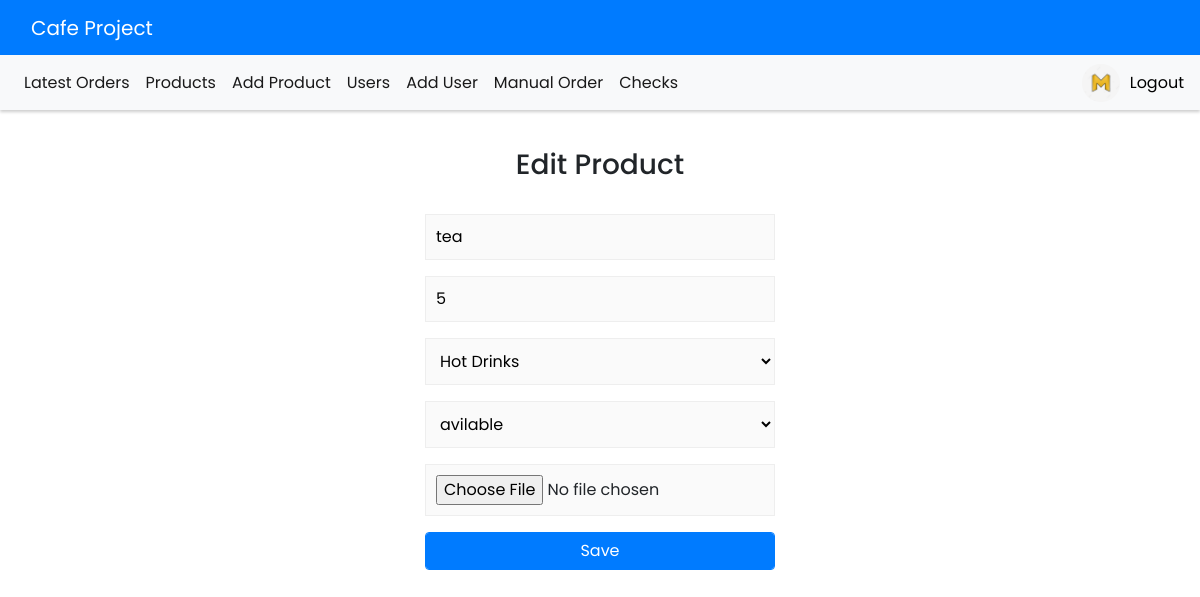
/Views/editProduct.php?id=3 (signed in), run on the app's committed database.
### tables this page shows
CREATE TABLE `products` (
  `product_id` int(11) NOT NULL,
  `product_name` varchar(100) NOT NULL,
  `price` int(11) NOT NULL,
  `image` varchar(100) NOT NULL,
  `category` varchar(100) NOT NULL,
  `avilable` tinyint(1) NOT NULL DEFAULT 1
);

### Views/editProduct.php (the view, shortened to what this page needs)
<?php
    require '../config.php';
    if(isset($_GET['id']))
    {
        if($db)
        {
            $result=  mysqli_query($db,"select * from products where product_id ='{$_GET['id']}'");
            if($result)
            {
                $product=mysqli_fetch_assoc($result);
            }
        }
        else
        {
            echo "Error in DataBase";
        }
    }
?>
<!DOCTYPE html>
<html>
<head>
    <link href="../Public/css/forms.css" rel="stylesheet">
</head>
    <body>
        <?php
            include 'layout/adminHeader.php';
        ?>
        <div class="wrap">
            <form class="login-form" action="../Controller/productController.php" method="POST" enctype="multipart/form-data">
                <div class="form-header">
                    <h3 class="text-center">Edit Product</h3><br>
                </div>
                <div class="form-group">
                    <input type="text" class="form-input" placeholder="Product name" name="proname" value=<?php echo $product['product_name'];?> required>
                </div>
                <div class="form-group">
                    <input type="text" class="form-input" placeholder="product price" name="price" value=<?php echo $product['price'];?> required>
                </div>
                <div class="form-group">
                    <select  class="form-input" name="category" required>
                        <option value="Hot Drinks" <?php if($product['category']=="Hot Drinks") echo 'selected="selected"'; ?> >Hot Drinks</option>
                    </select>
                </div>
                <div class="form-group">
                    <select class="form-input" name="avilable" required>
                        <option value="1" <?php if($product['avilable']=="1") echo 'selected="selected"'; ?> >avilable</option>
                    </select>
                </div>
                <div class="form-group">
                    <input type="file" class="form-input" placeholder="image" name="file" required>
                </div>
                <div class="form-group">
                    <button class="btn btn-primary d-block form-control" type="submit" name="update_product"><i class="fa fa-check"></i> Save</button>
                </div>
            </form>
        </div>
    </body>
</html>

### Public/css/forms.css (style rules this page uses)
body { font-family: 'Roboto'; }
.login-form { width: 350px; margin: 0 auto; background: #ffffff; }
.form-input { background: #fafafa; border: 1px solid #eeeeee; padding: 10px; width: 100%; }

### Public/css/style.css (style rules this page uses)
body { font-family:Poppins; }

### data on the page
products: proname "tea", price "5", category "Hot Drinks", avilable "avilable"
